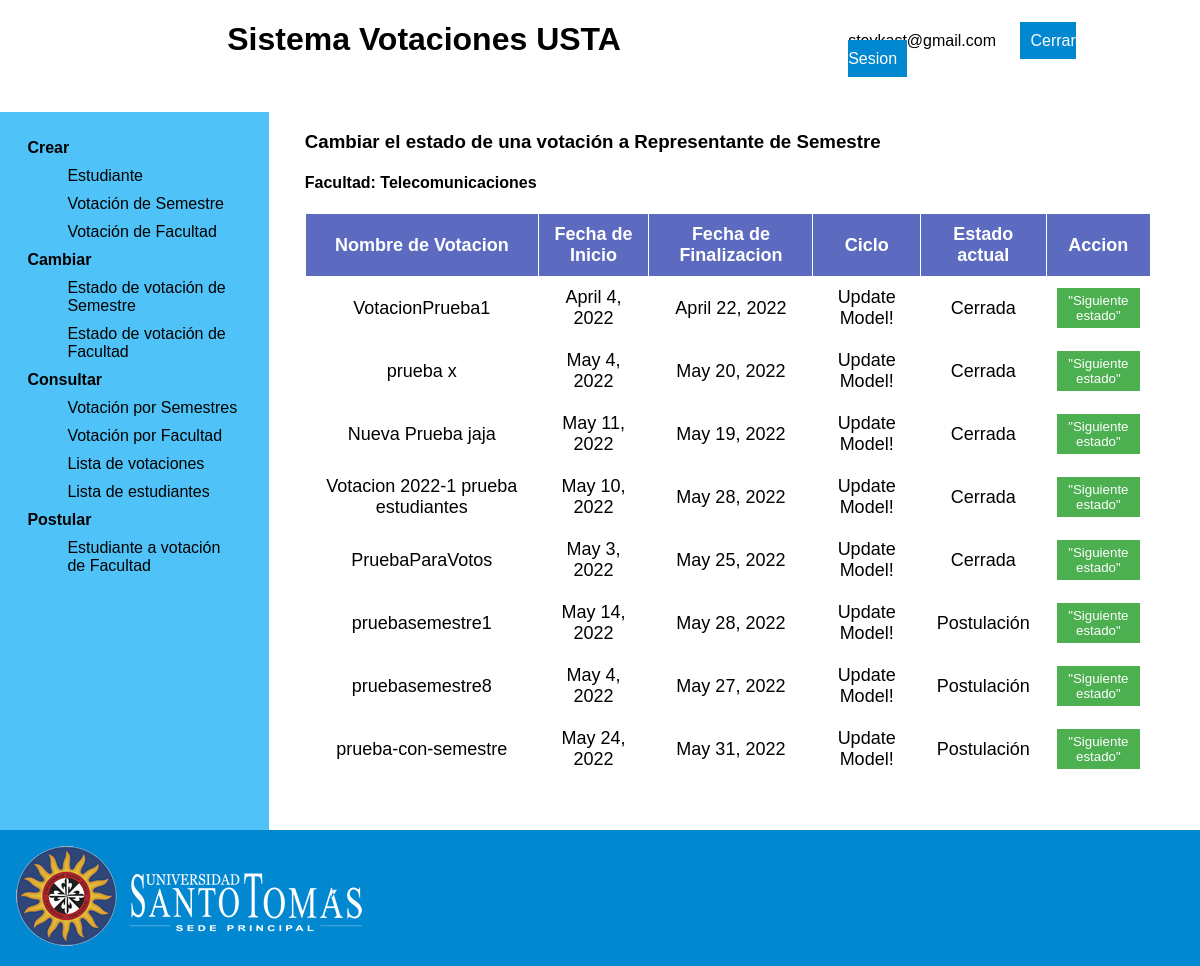
Page /changeCycleVotingStatus/ (signed in) on the earlier database version.
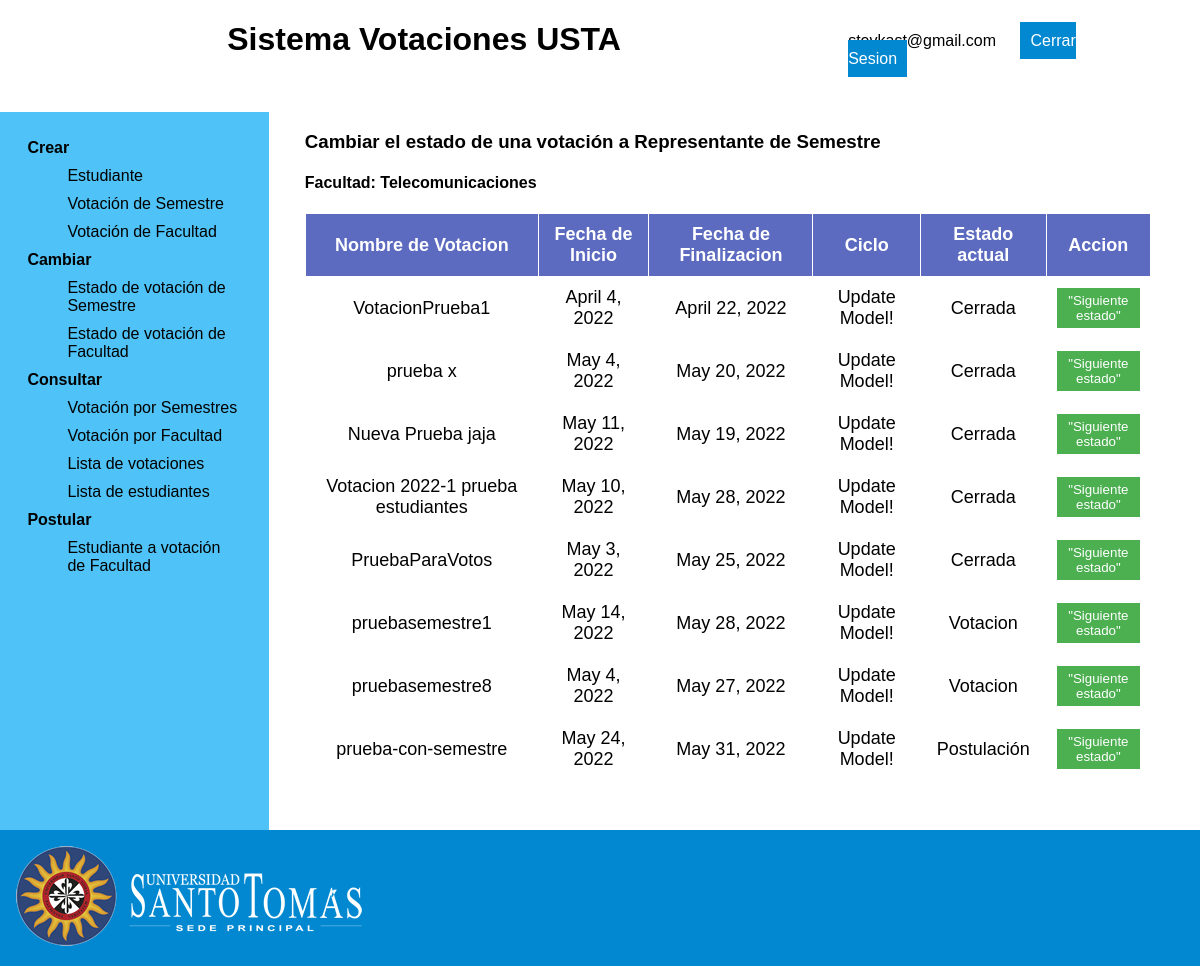
Same page on the later database version.
### app_votaciones/models.py (models this page shows, shortened)
class Votacion(models.Model):
    nombre = models.CharField(max_length=45)
    semestre = models.IntegerField(null=False,
                                   default=10)
    start_date = models.DateField(
                                auto_now=False,
	                            auto_now_add=False,
    )
    end_date = models.DateField(auto_now=False,
	                            auto_now_add=False,
                                )
    idTipo = models.ForeignKey(TipoVotacion,
                  related_name='votaciones',
                  null=False,
                  on_delete=models.PROTECT)
    idEstado = models.ForeignKey(EstadoVotacion,
                  related_name='votaciones',
                  null=False,
                  on_delete=models.PROTECT)
    idFacultad = models.ForeignKey(Facultad,
                  related_name='votaciones',
                  null=False,
                  on_delete=models.PROTECT)
    class Meta:
        app_label = 'app_votaciones'

### app_votaciones/views.py (the view)
# urls.py: path('changeCycleVotingStatus/', views.changeCycleVotingStatus, name='changeCycleVotingStatus'),
@login_required
def changeCycleVotingStatus(request):
    query = Votacion.objects.all()
    lista = list(query.values())
    fac = Facultad.objects.get(id=Decano.objects.get(id=request.user.id).idFacultad_id)
    contexto = {"votaciones":lista, "facultad":fac, "facultad_id":fac.id }
    return render(request, 'changeCycleVotingStatus.html',contexto)

### app_votaciones/templates/changeCycleVotingStatus.html (shortened to what this page needs)
{% extends "dean.html" %}
{% load static %}
{% block main %}
<h3>Cambiar el estado de una votación a Representante de Semestre</h3>
{% if facultad %}
  <h4> Facultad: {{ facultad.nombre }} </h4>
{% endif %}
<table>
  <thead>
    <tr>
      <th>Nombre de Votacion</th>
      <th>Fecha de Inicio</th>
      <th>Fecha de Finalizacion</th>
      <th>Ciclo</th>
      <th>Estado actual</th>
      <th>Accion</th>
    </tr>
  </thead>
  <tbody>
    {% if votaciones %}
    {% for votacion in votaciones %}
    {% if votacion.idTipo_id == 1 and facultad_id == votacion.idFacultad_id %}
    <tr>
      <td>{{votacion.nombre}}</td>
      <td>{{votacion.start_date}}</td>
      <td>{{votacion.end_date}}</td>
      <td>Update Model!</td>
      {% if votacion.idEstado_id == 1 %}
      <td> Postulación </td>
      {% elif votacion.idEstado_id == 2 %}
      <td> Votacion </td>
      {% else %}
      <td> Cerrada </td>
      {% endif %}
      <form action="{% url 'app:nextStatus' %}" method="post">
        <td><button type="submit" name='id' value={{votacion.id}}>"Siguiente estado"</button></td>
      </form>
    </tr>
    {% endif %}
    {% endfor %}
    {% endif %}
  </tbody>
</table>
{% endblock %}

Differences in the rows shown:
changed Votacion "pruebasemestre1": idEstado_id "Postulación" → "Votacion"
changed Votacion "pruebasemestre8": idEstado_id "Postulación" → "Votacion"
